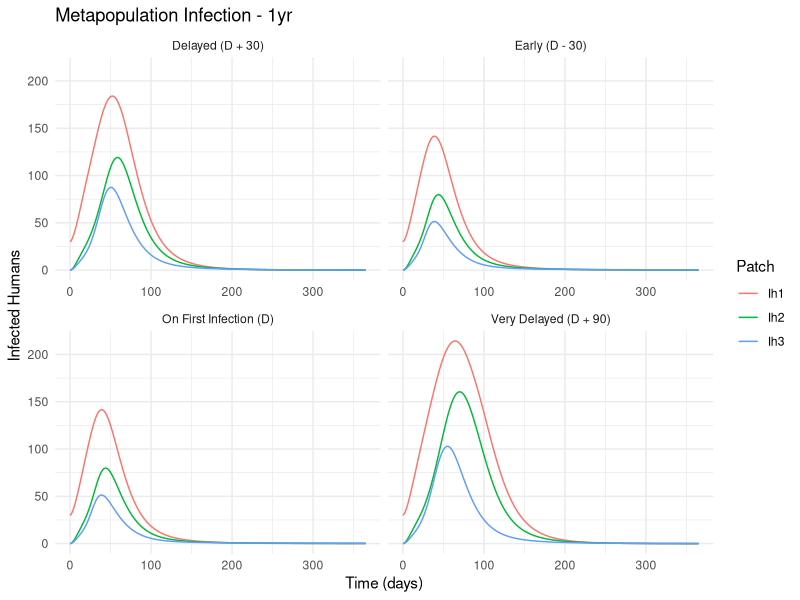
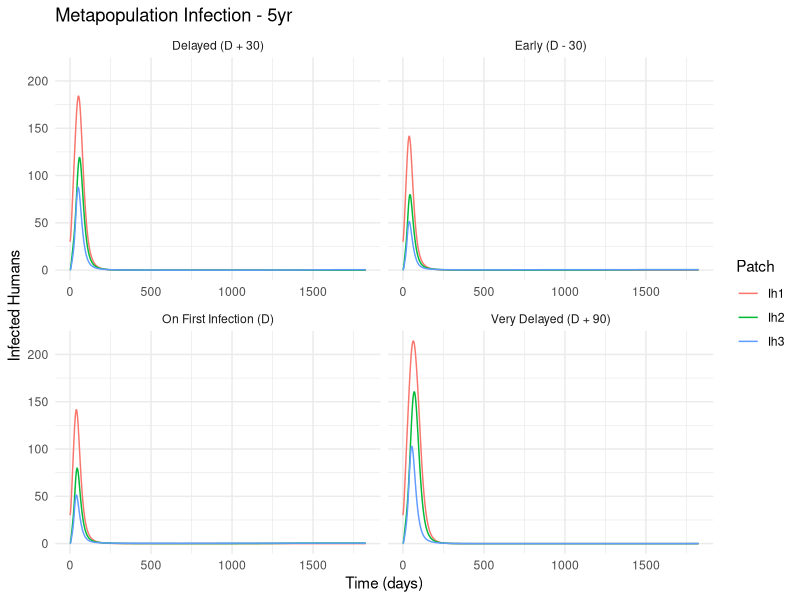
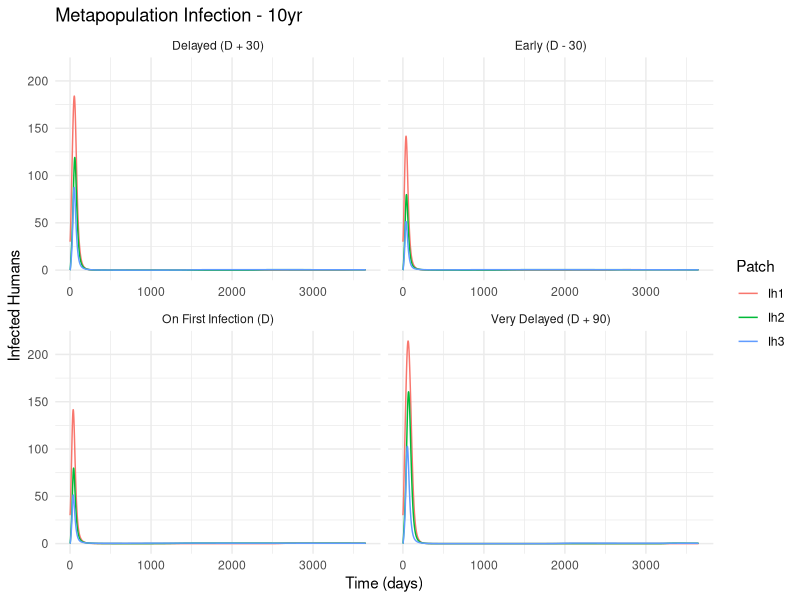

Source code (R) for these figures, in order:
library(deSolve)
library(ggplot2)
library(dplyr)
library(tidyr)

# ----------------------------------------
# Seasonal Logistic Metapopulation Model
# ----------------------------------------
metapop_model <- function(t, state, parameters) {
  with(as.list(c(state, parameters)), {
    
    np <- length(patches)
    
    Sh <- state[patch_indices("Sh")]
    Eh <- state[patch_indices("Eh")]
    Ih <- state[patch_indices("Ih")]
    Rh <- state[patch_indices("Rh")]
    Sv <- state[patch_indices("Sv")]
    Ev <- state[patch_indices("Ev")]
    Iv <- state[patch_indices("Iv")]
    Dh <- state[patch_indices("Dh")]
    
    Nh <- Sh + Eh + Ih + Rh
    Nv <- Sv + Ev + Iv
    
    nu_t <- ifelse(t >= t_intv, nu_rate, 0)
    
    lambda_h <- f_h * alpha * p_h * Iv / (Nh + 1e-6)
    lambda_v <- f_h * alpha * p_v * Ih / (Nh + 1e-6)
    
    logistic_birth <- b_v * Nv * (1 - Nv / K_v)
    
    dSh <- b_h * Nh - lambda_h * Sh - nu_t * Sh + omega * Rh - mu_h * Sh + inflow(Sh, M) - outflow(Sh, M)
    dEh <- lambda_h * (Sh + (1 - epsilon_v) * nu_t * Sh) - sigma_h * Eh - mu_h * Eh + inflow(Eh, M) - outflow(Eh, M)
    dIh <- sigma_h * Eh - gamma * Ih - (mu_h + d) * Ih + inflow(Ih, M) - outflow(Ih, M)
    dRh <- gamma * Ih - omega * Rh - mu_h * Rh + inflow(Rh, M) - outflow(Rh, M)
    dDh <- d * Ih
    
    dSv <- logistic_birth - lambda_v * Sv - mu_v * Sv + inflow(Sv, Mv) - outflow(Sv, Mv)
    dEv <- lambda_v * Sv - sigma_v * Ev - mu_v * Ev + inflow(Ev, Mv) - outflow(Ev, Mv)
    dIv <- sigma_v * Ev - mu_v * Iv + inflow(Iv, Mv) - outflow(Iv, Mv)
    
    return(list(c(dSh, dEh, dIh, dRh, dSv, dEv, dIv, dDh)))
  })
}

patch_indices <- function(var) {
  start <- match(var, c("Sh", "Eh", "Ih", "Rh", "Sv", "Ev", "Iv", "Dh"))
  return(((start - 1) * np + 1):(start * np))
}

inflow <- function(vec, M) as.vector(t(M) %*% vec)
outflow <- function(vec, M) as.vector(M %*% vec)

# -------------------------
# Parameters and Conditions
# -------------------------
np <- 3
patches <- 1:np
M <- matrix(c(
  0.9, 0.05, 0.05,
  0.05, 0.9, 0.05,
  0.05, 0.05, 0.90
), nrow = np, byrow = TRUE)
Mv <- M

base_parameters <- list(
  b_h = 1.1e-5, b_v = 0.25,
  f_h = 0.6, alpha = 0.8,
  p_h = 0.2, p_v = 0.5,
  sigma_h = 1/10, sigma_v = 1/15,
  gamma = 1/20, omega = 0.0009,
  mu_h = 1.1e-5, mu_v = 0.1,
  d = 0.003, nu_rate = 0.04, epsilon_v = 0.8,
  K_v = 5000,
  t_intv = Inf,
  np = np, patches = patches,
  M = M, Mv = Mv
)

# Initial conditions
init <- rep(0, 8 * np)
names(init) <- c(paste0("Sh", 1:np), paste0("Eh", 1:np), paste0("Ih", 1:np),
                 paste0("Rh", 1:np), paste0("Sv", 1:np), paste0("Ev", 1:np),
                 paste0("Iv", 1:np), paste0("Dh", 1:np))

init[c("Sh1", "Eh1", "Ih1", "Rh1", "Sv1", "Ev1", "Iv1")] <- c(1000, 20, 30, 0, 6000, 150, 100)
init[c("Sh2", "Eh2", "Ih2", "Rh2", "Sv2", "Ev2", "Iv2")] <- c(600, 0, 0, 0, 4000, 80, 40)
init[c("Sh3", "Eh3", "Ih3", "Rh3", "Sv3", "Ev3", "Iv3")] <- c(300, 0, 0, 0, 2000, 50, 25)

# -------------------------
# Run Simulations
# -------------------------
time_horizons <- list("1yr" = 365, "5yr" = 1825, "10yr" = 3650)
all_runs <- list()

for (label in names(time_horizons)) {
  maxtime <- time_horizons[[label]]
  times <- seq(0, maxtime, 1)
  para <- base_parameters
  
  # First infection timing
  para$t_intv <- Inf
  baseline <- ode(y = init, times = times, func = metapop_model, parms = para, method = "ode45")
  baseline_df <- as.data.frame(baseline)
  first_day <- which(baseline_df$Ih1 >= 1)[1] - 1
  if (is.na(first_day)) next
  
  timings <- list(
    "Early (D - 30)" = max(0, first_day - 30),
    "On First Infection (D)" = first_day,
    "Delayed (D + 30)" = first_day + 30,
    "Very Delayed (D + 90)" = first_day + 90
  )
  
  scenarios <- lapply(names(timings), function(name) {
    para$t_intv <- timings[[name]]
    sim <- ode(y = init, times = times, func = metapop_model, parms = para, method = "ode45")
    df <- as.data.frame(sim)
    df$scenario <- name
    df$time_horizon <- label
    df
  })
  
  all_runs[[label]] <- do.call(rbind, scenarios)
}

meta_df <- do.call(rbind, all_runs)

# -------------------------
# Plotting Infections
# -------------------------
meta_long <- meta_df %>%
  select(time, scenario, time_horizon, Ih1, Ih2, Ih3) %>%
  pivot_longer(cols = starts_with("Ih"), names_to = "Patch", values_to = "Infected") %>%
  mutate(Patch = factor(Patch, levels = c("Ih1", "Ih2", "Ih3")))

for (h in unique(meta_long$time_horizon)) {
  df <- meta_long %>% filter(time_horizon == h)
  p <- ggplot(df, aes(x = time, y = Infected, color = Patch)) +
    geom_line() +
    facet_wrap(~ scenario, scales = "free_x") +
    labs(title = paste("Metapopulation Infection -", h),
         x = "Time (days)", y = "Infected Humans") +
    theme_minimal()
  print(p)
}

# -------------------------
# Summary Table
# -------------------------
summary_stats <- meta_df %>%
  group_by(scenario, time_horizon) %>%
  summarise(
    deaths_patch1 = round(max(Dh1)),
    deaths_patch2 = round(max(Dh2)),
    deaths_patch3 = round(max(Dh3)),
    
    peak_day_patch1 = time[which.max(Ih1)],
    peak_day_patch2 = time[which.max(Ih2)],
    peak_day_patch3 = time[which.max(Ih3)],
    
    peak_inf_patch1 = round(max(Ih1)),
    peak_inf_patch2 = round(max(Ih2)),
    peak_inf_patch3 = round(max(Ih3)),
    
    .groups = "drop"
  )

print(summary_stats)
